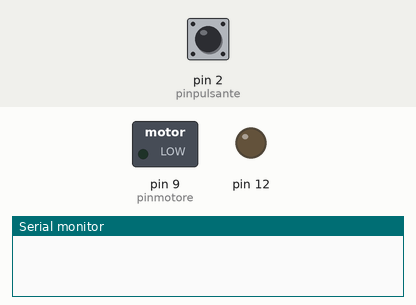
Simulated run of this sketch. Board: Arduino Uno, built with avr-gcc and run on an emulated ATmega328P. Parts: switched loads named in the sketch (green lamp = pin HIGH), output pins drawn as LEDs (lit = HIGH), the last lines printed to the serial monitor. Inputs (shaded band) come from the test bench; at power-on: pin 2 (pinpulsante) LOW.

Above: at 1.2 s.
1.3 s: pin 2 (pinpulsante) pulled HIGH for 0.15 s
At 1.37 s:
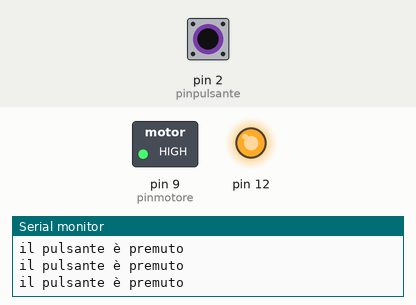
2.9 s: pin 2 (pinpulsante) pulled HIGH for 3.2 s
At 7.3 s:
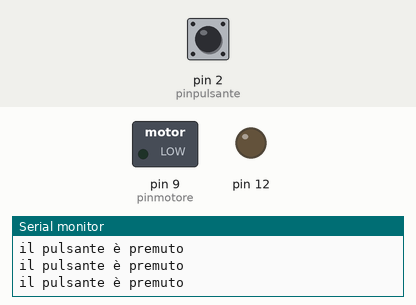
7.6 s: pin 2 (pinpulsante) driven HIGH
At 8.6 s:
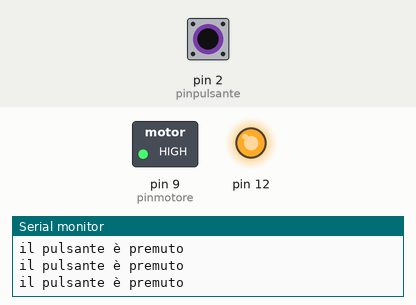
10.6 s: pin 2 (pinpulsante) driven LOW
At 10.9 s:
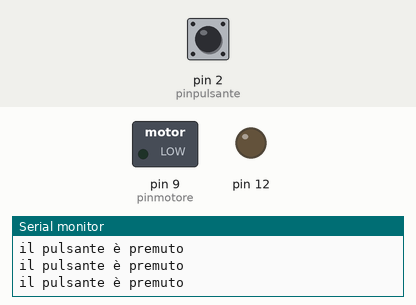
Timing chart, 0 to 13.1 s (numbered marks = the images above; inputs shaded):
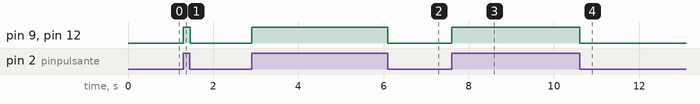

Measured:
- after the input at 1.3 s, pin 9 (pinmotore), pin 12: LOW → HIGH at once, → LOW 0.16 s later
- after the input at 2.9 s, pin 9 (pinmotore), pin 12: LOW → HIGH at once, → LOW 3.2 s later
- after the input at 7.6 s, pin 9 (pinmotore), pin 12: LOW → HIGH at once
- after the input at 10.6 s, pin 9 (pinmotore), pin 12: HIGH → LOW at once

The sketch:

Motore_Pompa.ino
```cpp
// creo costanti per i valori dei pin
const int pinpulsante = 2; // the number of the switch pin
const int pinmotore =  9; // the number of the motor pin

int cambiostato = 0;  // variabile per leggere il cambiostato

void setup() {
  Serial.begin(9600);
  // pinmotore come output
  pinMode(pinmotore, OUTPUT);
  // pinpulsante come input
  pinMode(pinpulsante, INPUT);
  pinMode(12,OUTPUT);
}

void loop() {
  // leggi se il pulsante è premuto e assegnalo alla variabile cambiostato
  cambiostato = digitalRead(pinpulsante);

  // se il pulsante è premuto
  if (cambiostato == HIGH) {
    Serial.println("il pulsante è premuto");
    // accendi pompa
    digitalWrite(pinmotore, HIGH);
    digitalWrite(12,HIGH);
  } else {
    // spegni pompa
    digitalWrite(12,LOW);
    digitalWrite(pinmotore, LOW);
  }
}
```
